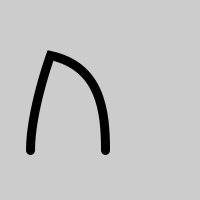
Frame 1 (no input)
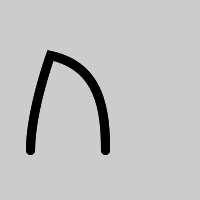
Frame 2 (the mouse pressed at the canvas centre, redrawn once)

The Processing sketch that drew these frames (run headless with seeded random() and noise(); the mouse was pressed at the canvas centre and the sketch redrawn once):

// Processing sketch: sketch_22_1
// ── sketch_22_1.pde
float c = 40.0;
void setup() { size(200, 200); smooth(); noLoop();
}
void draw() { arch(c);
}
void arch(float curvature) {
  float y = 150.0;
  strokeWeight(9);
  noFill();
  beginShape();
  vertex(30.0, y);
  bezierVertex(30.0, y-curvature, 50.0, 55.0, 50.0, 55.0);
  bezierVertex(100.0, 66.0, 105.0, y-curvature, 105.0, y);
  endShape();
}
